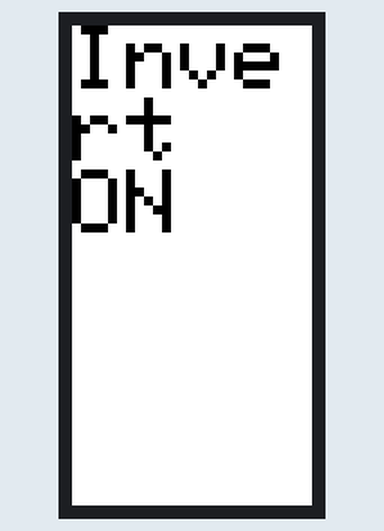
This sketch was run on a simulated ESP32. Shown: 80×160 colour display.

Above: at 1.5 s.
At 1.9 s:
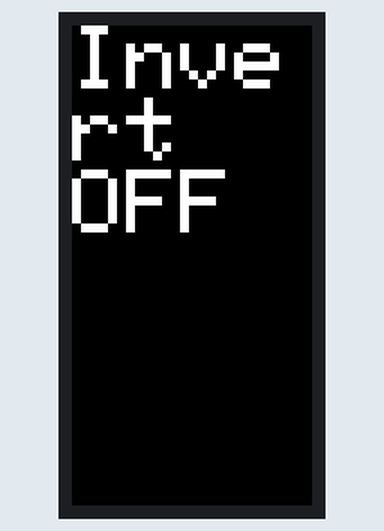

The sketch:

IPS_LCD_096_Shield.ino
```cpp
/*
 * Unexpected Maker IPS LCD Display shield example
 * https://unexpectedmaker.com/ips_display_shield
 *
 * Adafruit ST7789 Driver Graphics Test Example
 * Jan 30, 2024
 *
 */

#include <Adafruit_GFX.h>	 // Grab from library Manager
#include <Adafruit_ST7735.h> // Grab from library Manager
#include <SPI.h>

#if defined(ARDUINO_TINYS3)

#define TFT_CS 34
#define TFT_RST -1
#define TFT_DC 3
#define TFT_BACKLIGHT 2

#elif defined(ARDUINO_TINYS2)

#define TFT_CS 14
#define TFT_RST -1
#define TFT_DC 6
#define TFT_BACKLIGHT 5

#else

#define TFT_CS 5
#define TFT_RST -1
#define TFT_DC 15
#define TFT_BACKLIGHT 14

#endif

Adafruit_ST7735 tft = Adafruit_ST7735(TFT_CS, TFT_DC, TFT_RST);

void setup(void)
{
	tft.initR(INITR_MINI160x80);
	tft.invertDisplay(false);

	for (int i = 0; i < 2; i++)
	{
		tft.fillScreen(ST77XX_RED);

		delay(200);

		tft.fillScreen(ST77XX_GREEN);

		delay(200);

		tft.fillScreen(ST77XX_BLUE);

		delay(200);
	}

	tft.setTextSize(3);

	tft.invertDisplay(true); // Where i is true or false

	tft.fillScreen(ST77XX_BLACK);

	tft.setCursor(0, 0);

	tft.setTextColor(ST77XX_WHITE, ST77XX_BLACK);
	tft.println("Invert\nON\n");

	delay(400);

	tft.invertDisplay(false); // Where i is true or false

	tft.fillScreen(ST77XX_BLACK);

	tft.setCursor(0, 0);

	tft.setTextColor(ST77XX_WHITE, ST77XX_BLACK);
	tft.println("Invert\nOFF\n");

	delay(400);
}

void loop()
{
}
```

Measured:
- what the display in image 0 shows lasts 0.5 s, from 1.4 s to 1.9 s
